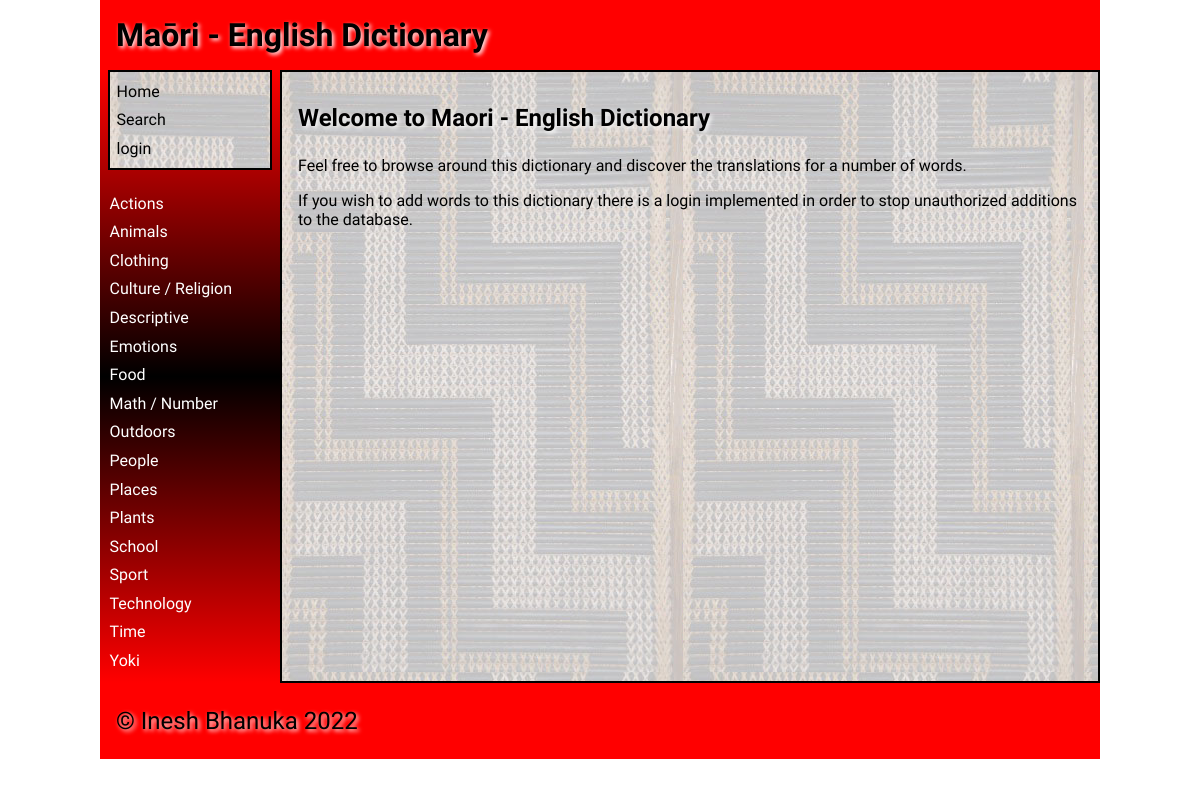
Before: / with the older database file.
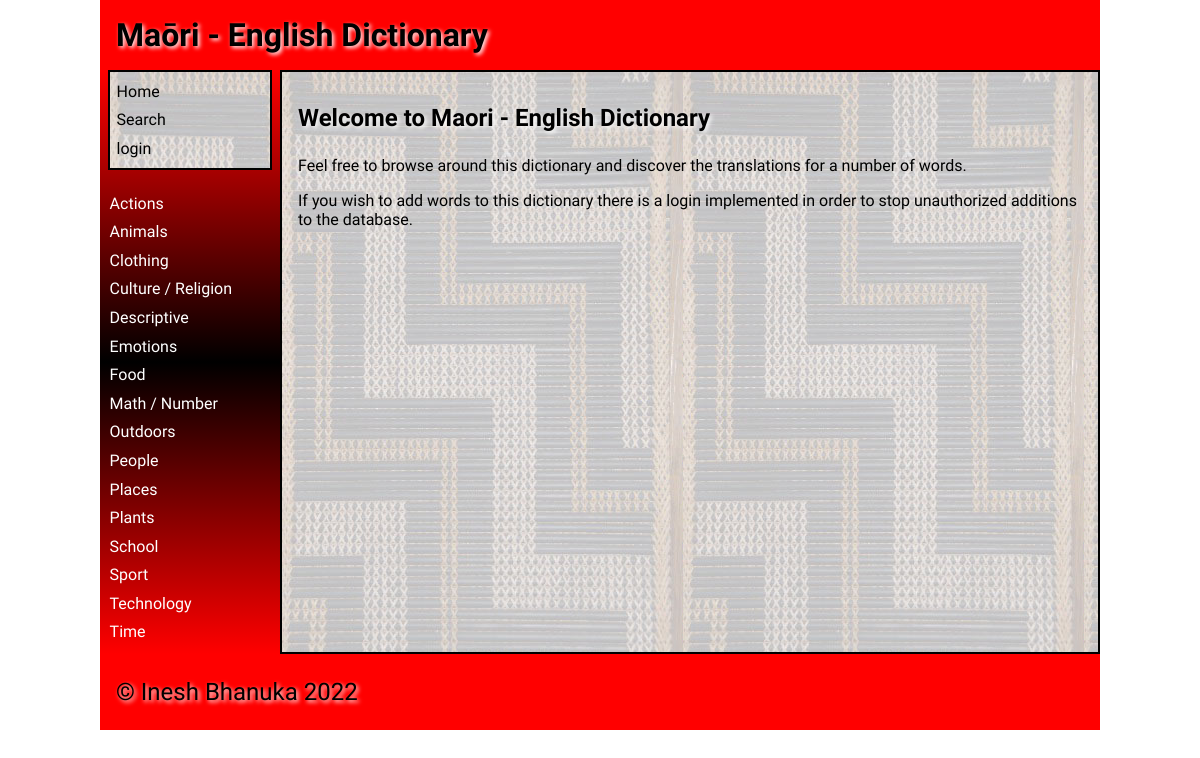
After: the same page with the newer database file.
### tables this page shows
CREATE TABLE "category"
(
    id            integer
        primary key autoincrement,
    category_name varchar(30) not null
);

### app.py (the view)
@app.route('/')
def render_home():
    return render_template('home.html',
                           logged_in=is_logged_in(),
                           allow_edit=allow_edit(),
                           category_list=get_categories(),
                           current_user=get_user())

### data_access.py (called while the page is built)
def get_connection(db_file):
    try:
        connection = sqlite3.connect(db_file)
        connection.execute('pragma foreign_keys=ON')
        return connection
    except Error as e:
        print(e)
    return None

def execute_query(query, args=None):
    connection = get_connection(DATABASE)
    cursor = connection.cursor()
    try:
        if args is None:
            cursor.execute(query)
        else:
            cursor.execute(query, args)
        query_results = cursor.fetchall()
    except sqlite3.Error as e:
        return e
    finally:
        if connection is not None:
            connection.close()
    return query_results

def get_category_list():
    category_list = execute_query("SELECT * FROM category ORDER BY category_name")
    if issubclass(type(category_list), Error):
        return []
    return category_list

### services.py (called while the page is built)
def is_logged_in():
    if session.get('email') is None:
        return False
    else:
        return True

def allow_edit():
    if not is_logged_in():
        return False
    email = session.get('email')
    allow = get_allow_edit(email)
    if allow is None:
        return False
    return allow

def get_categories():
    return get_category_list()

### templates/home.html (shortened to what this page needs)
{% extends 'base.html' %}
{% block main %}
    <h2>Welcome to Maori - English Dictionary</h2>
    <p>Feel free to browse around this dictionary and discover the translations for a number of words.</p>
    <p>If you wish to add words to this dictionary there is a login implemented in order to stop unauthorized additions to the database.</p>
{% endblock %}

### templates/base.html (shortened to what this page needs)
<!doctype html>
<html lang="en">
<head>
	<link href="{{ url_for('static', filename='css/style.css') }}" rel="stylesheet">
</head>
<body>
	<div id="container">
		<header>
			<span class="heading">Maōri - English Dictionary</span>
            <span class="right">{{ current_user }}</span>
		</header>
		<nav style="padding-top: 0">
			<ul>
                <div class="main-links">
                    <li><a href="/" style="color: black;">Home</a></li>
                    <li><a href="/search/~" style="color: black;">Search</a></li>
                    {% if logged_in %}
                        {% if allow_edit %}
                            <li><a href="/add_category" style="color: black;">Add Category</a></li>
                        {% endif %}
                        <li><a href="/logout" style="color: black;">Logout</a></li>
                    {% else %}
                        <li><a href="/login" style="color: black;">login</a></li>
                    {% endif %}
                </div>
                <br>
                {% for category in category_list %}
                    <li><a href="/category/{{ category[0] }}">{{ category[1] }}</a></li>
                {% endfor %}
			</ul>
		</nav>
		<main style="border: solid black 2px">
            {% block main %}{% endblock %}
        </main>
		<footer>
			<p>
				&copy; Inesh Bhanuka 2022
			</p>
		</footer>
	</div>
</body>
</html>

Changed rows visible on the page:
removed category: category_name "Yoki"
